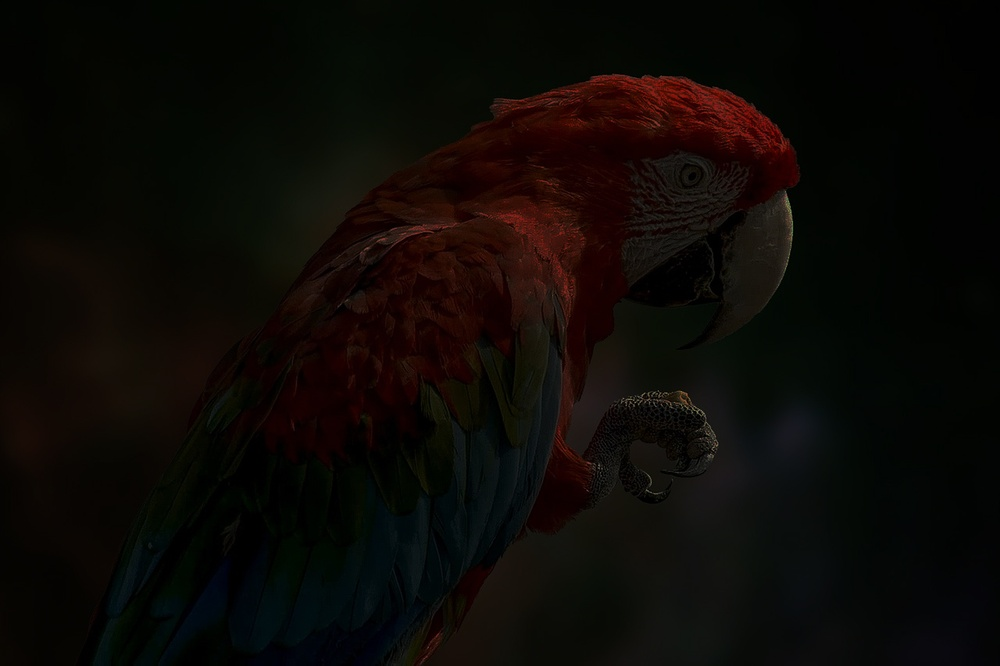
#> input picture parrot.jpg, 1000 x 666 px, shrunk from 1280 x 853 before the run
$ jupyter execute Histogram.ipynb
#> lines starting #> are read from the running program, lines starting #| are printed output that depends on the picture
# Ex. No: 03
## Histogram Equalization Using OpenCV (Grayscale & Color Images)

**Name :** POPURI SAHITHYA    **Reg. No :** 212225240106    **Slot No :** T1-H15

### Write a Python program using OpenCV to perform histogram equalization on the given grayscale image **"parrot.jpg"**.

The program should:

- Import the required libraries (**OpenCV, NumPy, Matplotlib**).
- Read the image **"parrot.jpg"** in **grayscale** format.
- Display the grayscale image and plot its histogram.
- Perform **histogram equalization** on the grayscale image using `cv2.equalizeHist()` to enhance its contrast.
- Using Matplotlib, display the following in a **2 × 2 grid layout**:
  - Original Grayscale Image
  - Histogram of Original Image
  - Enhanced (Equalized) Image
  - Histogram of Enhanced Image

[cell 1]
# Import required libraries
import cv2
import matplotlib.pyplot as plt

[cell 2]
# Read the image in grayscale format
img = cv2.imread('parrot.jpg', cv2.IMREAD_GRAYSCALE)
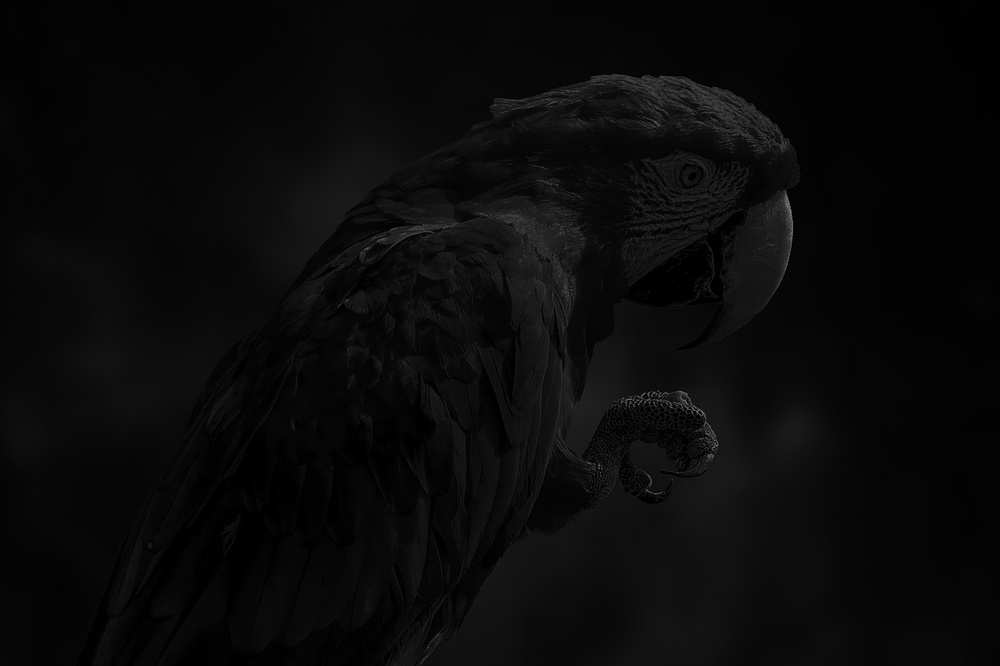
#> img: shape (666, 1000); min 0, max 144, mean 9.7

[cell 3]
# Display the grayscale image.
plt.imshow(img, cmap='gray')
plt.title('Original Image')
plt.axis("off")
plt.show()

[cell 4]
# Plot the histogram of the grayscale image
plt.hist(img.ravel(),256,range = [0, 256]);
plt.title('Original Image Histogram')
plt.show()
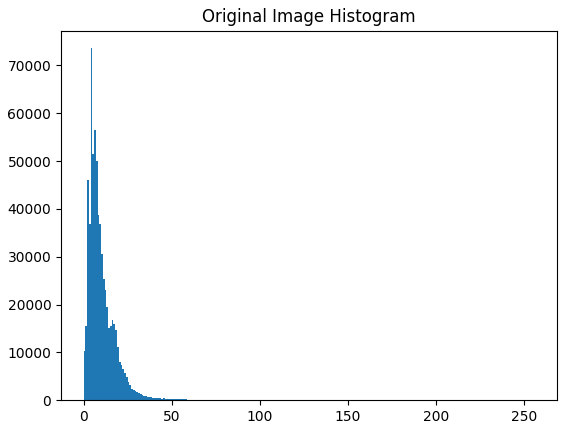
#> figure drawn by matplotlib, 1 panel; tallest bar 73601 high, from x = 4 to 5

[cell 5]
# Perform histogram equalization
img_eq = cv2.equalizeHist(img)
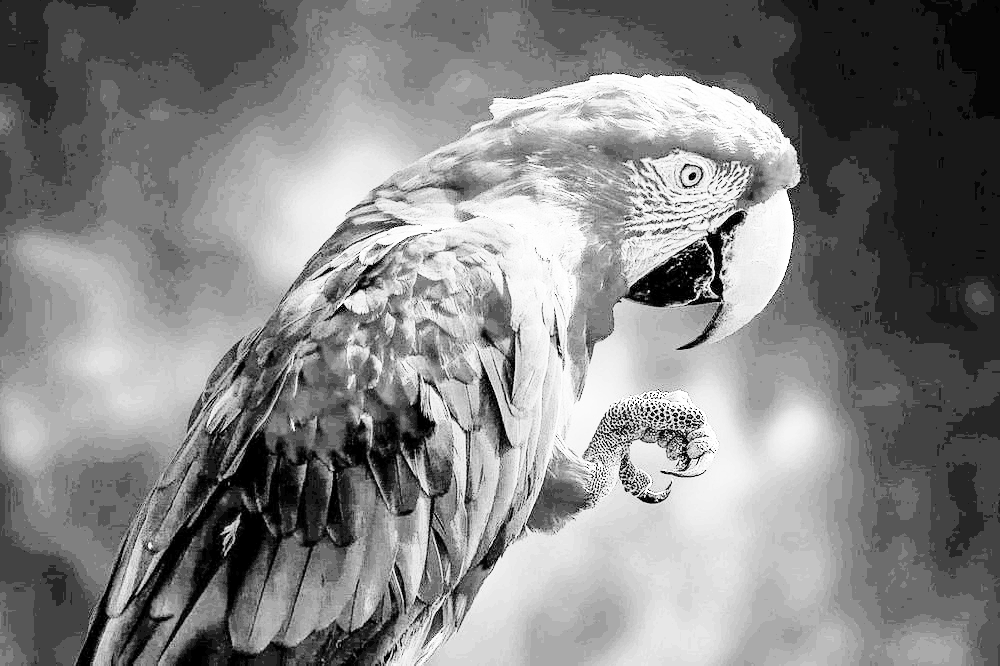
#> img_eq: shape (666, 1000); min 0, max 255, mean 132.7
plt.hist(img_eq.ravel(), 256, range = [0, 256])
plt.title('Equalized Histogram')
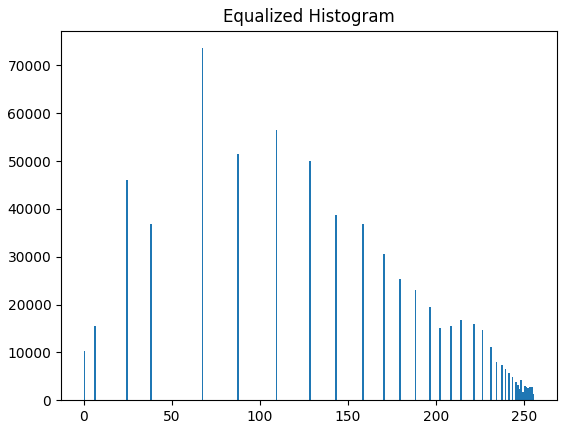
#> figure drawn by matplotlib, 1 panel; tallest bar 73601 high, from x = 67 to 68

[cell 6]
plt.imshow(img_eq, cmap='gray')
plt.title('Enhanced Image')
plt.show()

[cell 7]
# Display [1] the Original Image (Gray Image) and its Histogram, and [2] the Enhanced Image and its Histogram using a 2×2 layout in Matplotlib.
plt.figure(figsize=(10, 8))
# Original Image
plt.subplot(2, 2, 1)
plt.imshow(img, cmap='gray')
plt.title("Original Image")
plt.axis("off")
# Original Histogram
plt.subplot(2, 2, 2)
plt.hist(img.ravel(), bins=256, range=[0, 256])
plt.title("Original Histogram")
plt.xlim([0, 256])
# Equalized Image
plt.subplot(2, 2, 3)
plt.imshow(img_eq, cmap='gray')
plt.title("Equalized Image")
plt.axis("off")
# Equalized Histogram
plt.subplot(2, 2, 4)
plt.hist(img_eq.ravel(), bins=256, range=[0, 256])
plt.title("Equalized Histogram")
plt.xlim([0, 256])

plt.tight_layout()
plt.show()
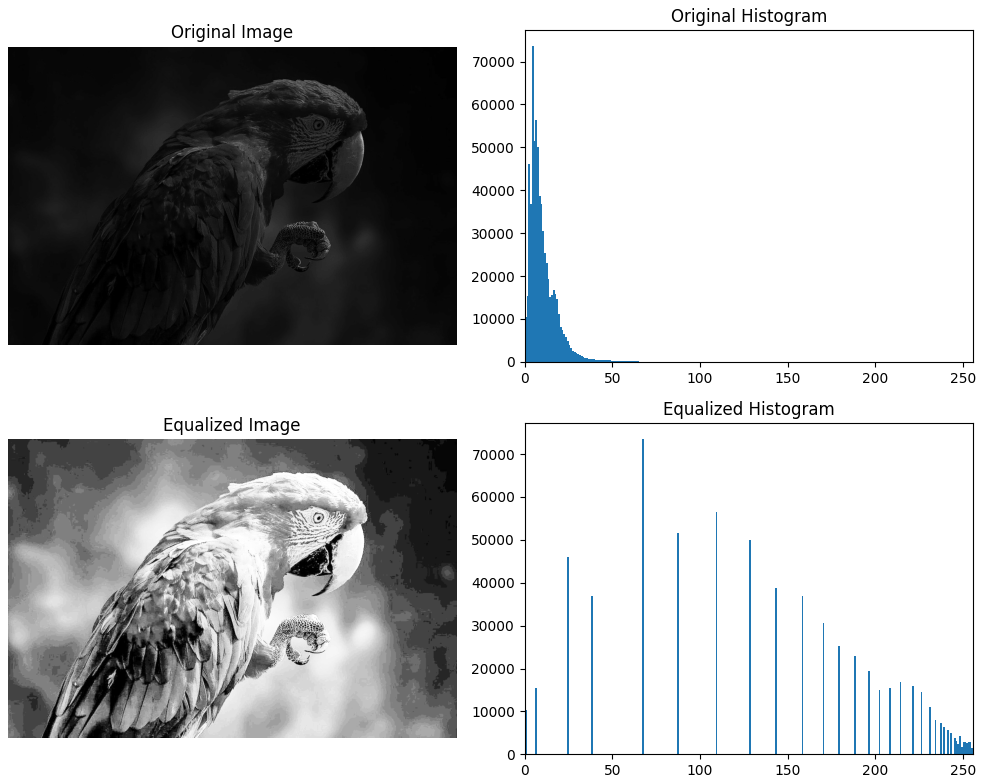
#> figure drawn by matplotlib, 4 panels; panel 2: tallest bar 73601 high, from x = 4 to 5; panel 4: tallest bar 73601 high, from x = 67 to 68

### Write a Python program using OpenCV to perform color image enhancement through histogram equalization in the HSV color space on the given image **"parrot.jpg"**.

The program should:

- Import the required libraries (**OpenCV, NumPy, Matplotlib**).
- Read the color image **"parrot.jpg"**.
- Plot the **histogram of the original color image** (use the **B, G, and R** channels).
- Convert the image from **BGR to HSV** color space.
- Apply **histogram equalization** to one specific channel to improve brightness and contrast using `cv2.equalizeHist()`.
- Convert the enhanced HSV image back to **BGR** format.
- Using Matplotlib, display the following in a **2 × 2 grid layout**:
  - Original Color Image
  - Histogram of Original Image (BGR channels)
  - Enhanced Color Image
  - Histogram of Enhanced Image (BGR channels)

[cell 8]
# Import required libraries
import cv2
import matplotlib.pyplot as plt

[cell 9]
# Read the colorgiven parrot.jpg image.
img1 = cv2.imread('parrot.jpg', cv2.IMREAD_COLOR)
#> img1 is the input picture: shape (666, 1000, 3); mean B, G, R 5.7, 9.1, 12.4
plt.imshow(img1)
plt.title('Colour Image')
plt.axis("off")
plt.show()

[cell 10]
# Convert BGR image to RGB
image_rgb = cv2.cvtColor(img1, cv2.COLOR_BGR2RGB)
# Create histogram
plt.figure(figsize=(10, 5))
hist_blue = cv2.calcHist([img1], [0], None, [256], [0, 256])
#> hist_blue = 256 values, max 108608 at index 2, min 0 at index 100, mean 2601.6
plt.plot(hist_blue, color='b', label='Blue')
hist_green = cv2.calcHist([img1], [1], None, [256], [0, 256])
#> hist_green = 256 values, max 71472 at index 5, min 0 at index 123, mean 2601.6
plt.plot(hist_green, color='g', label='Green')
hist_red = cv2.calcHist([img1], [2], None, [256], [0, 256])
#> hist_red = 256 values, max 67111 at index 3, min 0 at index 139, mean 2601.6
plt.plot(hist_red, color='r', label='Red')
plt.title("Histogram of Color Image")
plt.xlim([0, 256])
plt.legend()
plt.grid(alpha=0.2)
plt.show()
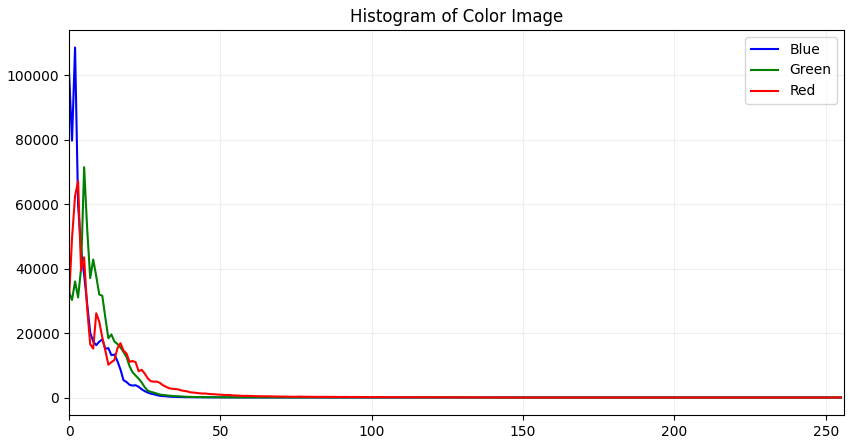
#> figure drawn by matplotlib, 1 panel; curve peaks at x = 2, y = 108608; curve peaks at x = 5, y = 71472; curve peaks at x = 3, y = 67111

[cell 11]
# Convert to HSV.
img_hsv = cv2.cvtColor(img1, cv2.COLOR_BGR2HSV)
#> img_hsv: shape (666, 1000, 3); mean H, S, V 41.7, 165.8, 14.5

[cell 12]
# Perform histogram equalization
img_hsv[:,:,2] = cv2.equalizeHist(img_hsv[:, :, 2])
#> img_hsv: shape (666, 1000, 3); mean H, S, V 41.7, 165.8, 131.2
plt.hist(img_eq.ravel(), 256, range = [0, 256])
plt.title('Equalized Histogram')

[cell 13]
# Convert back to BGR format
img_eq = cv2.cvtColor(img_hsv, cv2.COLOR_HSV2BGR)
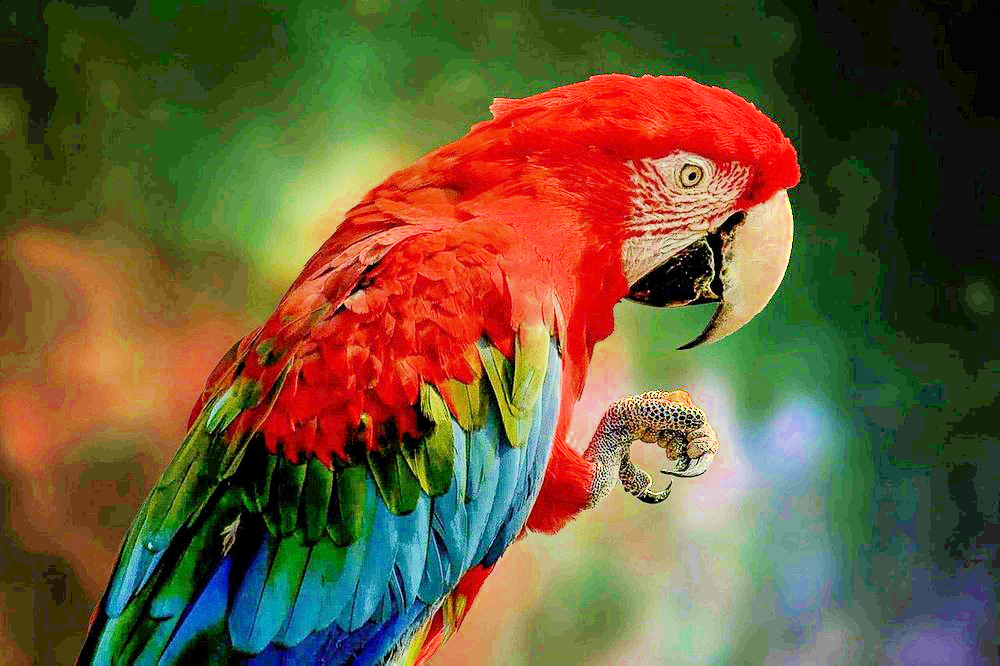
#> img_eq: shape (666, 1000, 3); mean B, G, R 55.7, 90.4, 106.6

[cell 14]
# Display
plt.imshow(img_eq[:,:,::-1]); plt.title('Equalized Image');plt.show()

[cell 15]
# Display the images
plt.figure(figsize=(10, 8))
# Original Image
plt.subplot(2, 2, 1)
plt.imshow(img1[:, :, ::-1])
plt.title("Original Colour Image")
plt.axis("off")

# Original Histogram
plt.subplot(2, 2, 2)
hist_blue = cv2.calcHist([img1], [0], None, [256], [0, 256])
plt.plot(hist_blue, color='b')
hist_green = cv2.calcHist([img1], [1], None, [256], [0, 256])
plt.plot(hist_green, color='g')
hist_red = cv2.calcHist([img1], [2], None, [256], [0, 256])
plt.plot(hist_red, color='r')

plt.title("Original Color Image Histogram")
plt.xlim([0, 256])

# Equalized Image
plt.subplot(2, 2, 3)
plt.imshow(img_eq[:, :, ::-1])
plt.title("Equalized Image")
plt.axis("off")

# Equalized Histogram
plt.subplot(2, 2, 4)
plt.hist(img_eq.ravel(), bins=256, range=[0, 256])
plt.title("Equalized Histogram")
plt.xlim([0, 256])

plt.tight_layout()
plt.show()
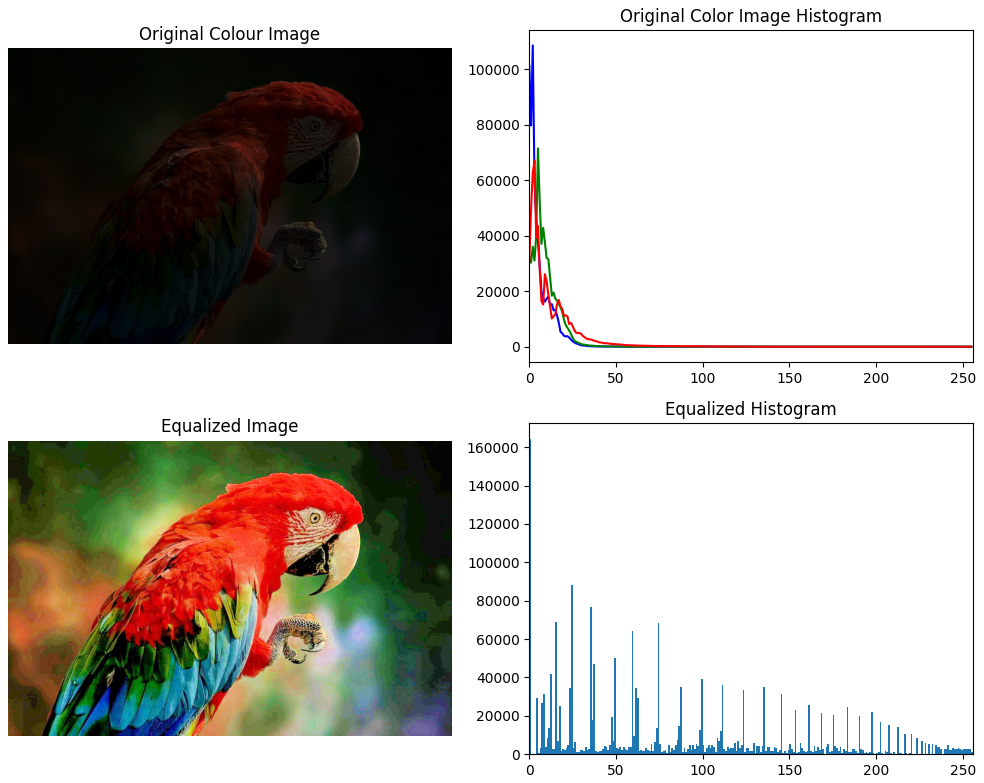
#> figure drawn by matplotlib, 4 panels; panel 2: curve peaks at x = 2, y = 108608; panel 2: curve peaks at x = 5, y = 71472; panel 2: curve peaks at x = 3, y = 67111; panel 4: tallest bar 164433 high, from x = 0 to 1
